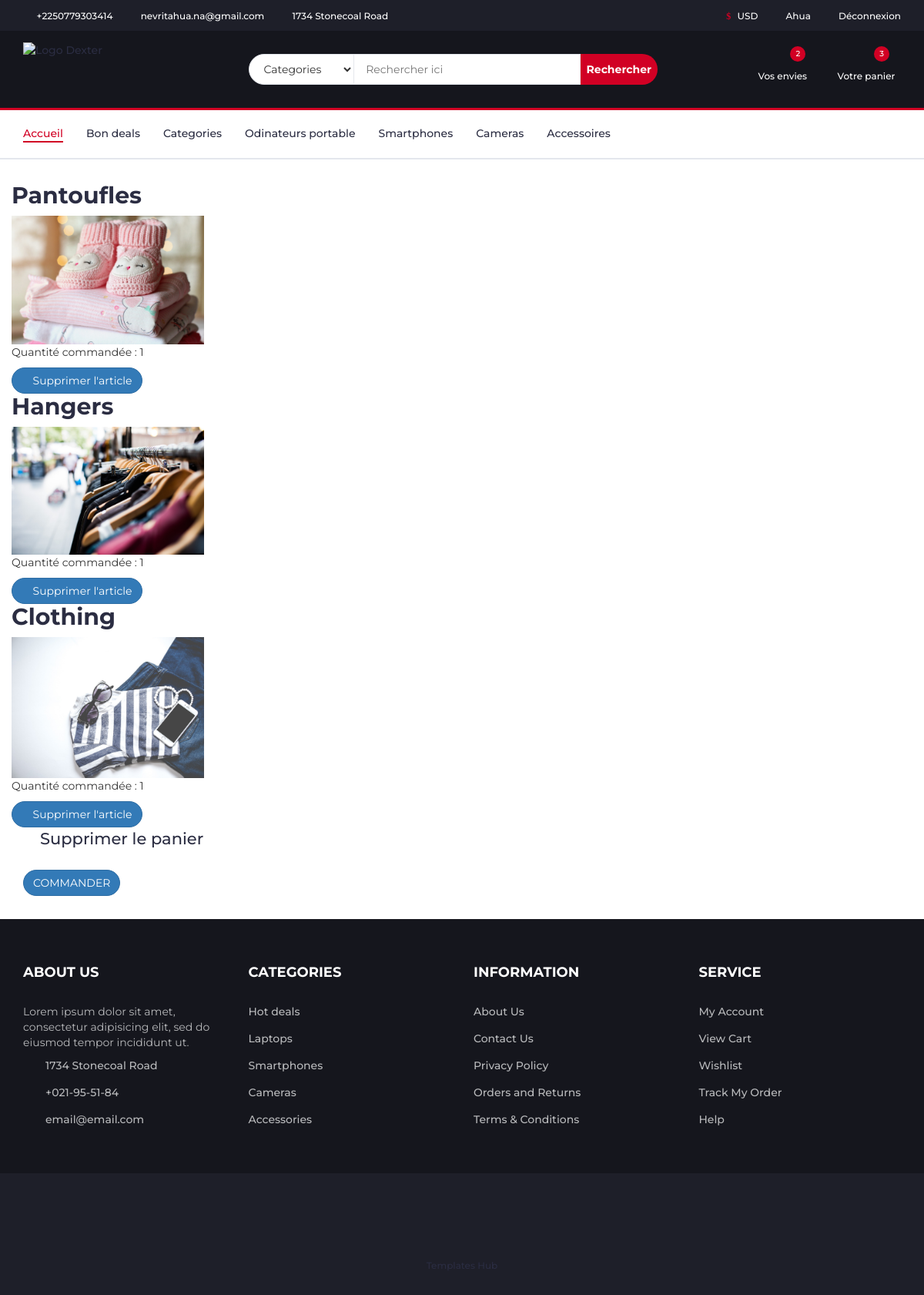
The app's page /cart/ (signed in) with its own data.
### accounts/models.py (models this page shows, shortened)
class Shopper(AbstractBaseUser):
    email = models.EmailField(unique=True)
    last_name = models.CharField("Nom" ,max_length=30)
    first_name = models.CharField("Prénoms", max_length=100)
    telephone = PhoneNumberField()
    gender = models.CharField(max_length=10)
    birthdate = models.DateField(default=timezone.now)
    date_joined = models.DateTimeField(default=timezone.now)
    last_login = models.DateTimeField(default=timezone.now)
    is_admin = models.BooleanField(default=False)
    is_active =  models.BooleanField(default=True)
    is_staff = models.BooleanField(default=False)
    is_superadmin = models.BooleanField(default=False)
    objects = CustomUserManager()
    USERNAME_FIELD = 'email'
    REQUIRED_FIELDS = [
            'last_name',
            'first_name',
            'telephone',
            'gender',
            'birthdate'
    ]
    @property
    def is_staff(self):
        "Is the user a member of staff?"
        return self.is_admin

### store/models.py (models this page shows, shortened)
class Cart(models.Model):
    user = models.OneToOneField(AUTH_USER_MODEL, on_delete=models.CASCADE)
    orders = models.ManyToManyField(Order)
    ordered = models.BooleanField(default = False)
    ordered_date = models.DateTimeField(blank=True, null=True)

class Order(models.Model):
    user = models.ForeignKey(AUTH_USER_MODEL ,on_delete=models.CASCADE)
    product = models.ForeignKey(Product, on_delete=models.CASCADE)
    quantity = models.IntegerField(default=1)
    ordered = models.BooleanField(default=False)

class Product(models.Model):
    name = models.CharField(max_length=50)
    title = models.TextField(max_length=200)
    category = models.ForeignKey(Category, on_delete=models.SET_NULL, null=True, blank=True)
    price = models.FloatField(default=0.0)
    old_price = models.FloatField(default=0.0)
    stock_quantity = models.IntegerField(default=0)
    description = RichTextField(blank=True)
    technical_information = RichTextField(blank=True, default='', verbose_name="Fiche technique")
    image = models.ImageField(upload_to='products', blank=True, null=True)
    slug = AutoSlugField(populate_from=['name'])

### store/views.py (the view)
# urls.py: path('cart/', views.cart, name='cart'),
def cart(request):
    cart = get_object_or_404(Cart, user=request.user)
    return render(request, 'home/page/cart.html', context={"orders" : cart.orders.all()})

### templates/home/page/cart.html (shortened to what this page needs)
{% extends "panel/base.html" %}
{% load static %}
{% block content %}
{% include "panel/header.html" %}
<div class="section">
    <div class="container">
        <div class="row gy-4 align-items-center">
            {% for order in orders %}
            <h2>{{ order.product.name }}</h2>
            <img src="{{ order.product.image.url }}" alt="{{ order.product.name }}" style="max-width: 250px;"> <br />
            <p>Quantité commandée : {{ order.quantity }}</p>
            <form method="POST" action="{% url 'cart-article-delete' slug=order.product.slug %}">
                <button type="submit" class="btn btn-primary mt-5" style="border-radius:20px"><i
                        class="fa-regular fa-trash"></i> Supprimer l'article</span>
                </button>
            </form>
            {% endfor %}
        </div>
        <div>
            <a href="{% url 'cart-delete' %}"><span style="font-size: 1.5em;"><i class="fa-regular fa-trash"></i>
                    Supprimer le panier</span></a>
        </div>
        {% if orders %}
        <div class="btn-commander">
            <a href="{% url 'checkout-pay' %}">
                <span style="font-size: 1em;">
                    <button type="submit" class="btn btn-primary mt-5" style="border-radius:20px">
                        COMMANDER
                    </button>
                </span>
            </a>
        </div>
        {% endif %}
    </div>
</div>
{% include "panel/footer.html" %} {% endblock content %}

### templates/panel/base.html (shortened to what this page needs)
<!doctype html> {% load static %}
<html lang="fr">
<head>
    <link type="text/css" rel="stylesheet" href="{% static 'style/css/bootstrap.min.css' %}" />
    <link type="text/css" rel="stylesheet" href="{% static 'style/css/slick.css' %}" />
    <link type="text/css" rel="stylesheet" href='{% static "style/css/slick-theme.css" %}' />
    <link type="text/css" rel="stylesheet" href='{% static "style/css/nouislider.min.css" %}' />
    <link rel="stylesheet" href='{% static "style/css/font-awesome.min.css" %}'>
    <link href="{% static 'fontawesomefree/css/fontawesome.css' %}" rel="stylesheet" type="text/css">
    <link href="{% static 'fontawesomefree/css/brands.css' %}" rel="stylesheet" type="text/css">
    <link href="{% static 'fontawesomefree/css/solid.css' %}" rel="stylesheet" type="text/css">
    <link type="text/css" rel="stylesheet" href='{% static "style/css/style.css" %}' />
</head>
<body>
    {% block content %} {% endblock content %}
</body>
</html>

### templates/panel/header.html (shortened to what this page needs)
{% load static %}
<header>
    {% if request.path != '/cart/checkout/' %}
        <div id="top-header">
            <div class="container">
                <ul class="header-links pull-left">
                    <li><a href="#"><i class="fa fa-phone"></i> {{ user.telephone }} </a></li>
                    <li><a href="#"><i class="fa fa-envelope-o"></i> {{ user.email }}</a></li>
                    <li><a href="#"><i class="fa fa-map-marker"></i> 1734 Stonecoal Road</a></li>
                </ul>
                <ul class="header-links pull-right">
                    <li><a href="#"><i class="fa fa-dollar"></i> USD</a></li>
                    {% if user.is_authenticated %}
                    <li><a href="{% url 'signin' %}"><i class="fa fa-user-o"></i> {{ user.last_name }} </a></li>
                    <li><a href="{% url 'logout' %}"><i class="fa fa-sign-out"></i> Déconnexion </a></li>
                    {% else %}
                    <li><a href="{% url 'signin' %}"><i class="fa fa-user-o"></i> Se connecter</a></li>
                    {% endif %}
                </ul>
            </div>
        </div>
    {% endif %}
    <div id="header">
        <div class="container">
            <div class="row">
                <div class="col-md-3">
                    <div class="header-logo">
                        <a href="{% url 'accueil' %}" class="logo">
                            <img src='{% static "images/logo.png" %}' alt="Logo Dexter">
                        </a>
                    </div>
                </div>
                {% if request.path != '/cart/checkout/' %}
                    <div class="col-md-6">
                        <div class="header-search">
                            <form>
                                <select class="input-select">
                                    <option value="0">Categories</option>
                                </select>
                                <input class="input" placeholder="Rechercher ici">
                                <button class="search-btn">Rechercher</button>
                            </form>
                        </div>
                    </div>
                {% endif %}
                {% if request.path != '/cart/checkout/' %}
                    <div class="col-md-3 clearfix">
                        <div class="header-ctn">
                            <div>
                                <a href="#">
                                    <i class="fa fa-heart-o"></i>
                                    <span>Vos envies</span>
                                    <div class="qty">2</div>
                                </a>
                            </div>
                            <div>
                                {% if user.cart %}
                                <a href="{% url 'cart' %}">
                                    <i class="fa fa-shopping-cart"></i>
                                    <span>Votre panier</span>
                                    <div class="qty">
                                        {{ user.cart.orders.count }}
                                    </div>
                                </a>
                                {% endif %}
                            </div>
                        </div>
                    </div>
                {% endif %}
            </div>
        </div>
    </div>
</header>
{% include "panel/navigation.html" %}

### templates/panel/navigation.html
{% if request.path != '/cart/checkout/' %}
        <nav id="navigation">
            <div class="container">
                <div id="responsive-nav">
                    <ul class="main-nav nav navbar-nav">
                        <li class="active"><a href="#">Accueil</a></li>
                        <li><a href="#">Bon deals</a></li>
                        <li><a href="#">Categories</a></li>
                        <li><a href="#">Odinateurs portable</a></li>
                        <li><a href="#">Smartphones</a></li>
                        <li><a href="#">Cameras</a></li>
                        <li><a href="#">Accessoires</a></li>
                    </ul>
                </div>
            </div>
        </nav>
{% endif %}

### templates/panel/footer.html (shortened to what this page needs)
{% load static %}
<footer id="footer">
    <div class="section">
        <div class="container">
            <div class="row">
                <div class="col-md-3 col-xs-6">
                    <div class="footer">
                        <h3 class="footer-title">About Us</h3>
                        <p>Lorem ipsum dolor sit amet, consectetur adipisicing elit, sed do eiusmod tempor
                            incididunt ut.</p>
                        <ul class="footer-links">
                            <li><a href="#"><i class="fa fa-map-marker"></i>1734 Stonecoal Road</a></li>
                            <li><a href="#"><i class="fa fa-phone"></i>+021-95-51-84</a></li>
                            <li><a href="#"><i class="fa fa-envelope-o"></i>email@email.com</a></li>
                        </ul>
                    </div>
                </div>
                <div class="col-md-3 col-xs-6">
                    <div class="footer">
                        <h3 class="footer-title">Categories</h3>
                        <ul class="footer-links">
                            <li><a href="#">Hot deals</a></li>
                            <li><a href="#">Laptops</a></li>
                            <li><a href="#">Smartphones</a></li>
                            <li><a href="#">Cameras</a></li>
                            <li><a href="#">Accessories</a></li>
                        </ul>
                    </div>
                </div>
                <div class="col-md-3 col-xs-6">
                    <div class="footer">
                        <h3 class="footer-title">Information</h3>
                        <ul class="footer-links">
                            <li><a href="#">About Us</a></li>
                            <li><a href="#">Contact Us</a></li>
                            <li><a href="#">Privacy Policy</a></li>
                            <li><a href="#">Orders and Returns</a></li>
                            <li><a href="#">Terms & Conditions</a></li>
                        </ul>
                    </div>
                </div>
                <div class="col-md-3 col-xs-6">
                    <div class="footer">
                        <h3 class="footer-title">Service</h3>
                        <ul class="footer-links">
                            <li><a href="#">My Account</a></li>
                            <li><a href="#">View Cart</a></li>
                            <li><a href="#">Wishlist</a></li>
                            <li><a href="#">Track My Order</a></li>
                            <li><a href="#">Help</a></li>
                        </ul>
                    </div>
                </div>
            </div>
        </div>
    </div>
    <div id="bottom-footer" class="section">
        <div class="container">
            <div class="row">
                <div class="col-md-12 text-center">
                    <ul class="footer-payments">
                        <li><a href="#"><i class="fa fa-cc-visa"></i></a></li>
                        <li><a href="#"><i class="fa fa-credit-card"></i></a></li>
                        <li><a href="#"><i class="fa fa-cc-paypal"></i></a></li>
                        <li><a href="#"><i class="fa fa-cc-mastercard"></i></a></li>
                        <li><a href="#"><i class="fa fa-cc-discover"></i></a></li>
                        <li><a href="#"><i class="fa fa-cc-amex"></i></a></li>
                    </ul>
                    <span class="copyright">
                        <a target="_blank" href="https://www.templateshub.net">Templates Hub</a>
                    </span>
                </div>
            </div>
        </div>
    </div>
</footer>

### templates/static/style/css/style.css (style rules this page uses)
body { font-family: 'Montserrat', sans-serif; font-weight: 400; color: #333; }
a { color: #2B2D42; font-weight: 500; -webkit-transition: 0.2s color; transition: 0.2s color; }
ul, ol { margin: 0; padding: 0; list-style: none }
.input { height: 40px; padding: 0px 15px; border: 1px solid #E4E7ED; background-color: #FFF; width: 100%; }
.input-select { padding: 0px 15px; background: #FFF; border: 1px solid #E4E7ED; height: 40px; }
.section { padding-top: 30px; padding-bottom: 30px; }
#top-header { padding-top: 10px; padding-bottom: 10px; background-color: #1E1F29; }
.header-links li { display: inline-block; margin-right: 15px; font-size: 12px; }
.header-links li:last-child { margin-right: 0px; }
.header-links li a { color: #FFF; }
.header-links li i { color: #D10024; margin-right: 5px; }
#header { padding-top: 15px; padding-bottom: 15px; background-color: #15161D; }
.header-logo { float: left; }
.header-logo .logo img { display: block; }
.header-search { padding: 15px 0px; }
.header-search form { position: relative; }
.header-search form .input-select { margin-right: -4px; border-radius: 40px 0px 0px 40px; }
.header-search form .input { width: calc(100% - 260px); margin-right: -4px; }
.header-search form .search-btn { height: 40px; width: 100px; background: #D10024; color: #FFF; font-weight: 700; border: none; border-radius: 0px 40px 40px 0px; }
.header-ctn { float: right; padding: 15px 0px; }
.header-ctn>div { display: inline-block; }
.header-ctn>div+div { margin-left: 15px; }
.header-ctn>div>a { display: block; position: relative; width: 90px; text-align: center; color: #FFF; }
.header-ctn>div>a>i { display: block; font-size: 18px; }
.header-ctn>div>a>span { font-size: 12px; }
.header-ctn>div>a>.qty { position: absolute; right: 15px; top: -10px; width: 20px; height: 20px; line-height: 20px; text-align: center; border-radius: 50%; font-size: 10px; color: #FFF; background-color: #D10024; }
#navigation { background: #FFF; border-bottom: 2px solid #E4E7ED; border-top: 3px solid #D10024; }
.main-nav>li+li { margin-left: 30px }
.main-nav>li>a { padding: 20px 0px; }
.main-nav>li>a:hover, .main-nav>li>a:focus, .main-nav>li.active>a { color: #D10024; background-color: transparent; }
.main-nav>li>a:after { content: ""; display: block; width: 0%; height: 2px; background-color: #D10024; -webkit-transition: 0.2s all; transition: 0.2s all; }
.main-nav>li>a:hover:after, .main-nav>li>a:focus:after, .main-nav>li.active>a:after { width: 100%; }
#footer { background: #15161D; color: #B9BABC; }
#bottom-footer { background: #1E1F29; }
.footer { margin: 30px 0px; }
.footer .footer-title { color: #FFF; text-transform: uppercase; font-size: 18px; margin: 0px 0px 30px; }
.footer-links li+li { margin-top: 15px; }
.footer-links li a { color: #B9BABC; }
.footer-links li i { margin-right: 15px; color: #D10024; width: 14px; text-align: center; }
.copyright { margin-top: 30px; display: block; font-size: 12px; }
.footer-payments li { display: inline-block; margin-right: 5px; }
.footer-payments li a { color: #15161D; font-size: 36px; display: block; }
.btn-commander { margin-top: 25px; }

### records on screen
Shopper: telephone "+2250779303414", email "nevritahua.na@gmail.com", last_name "Ahua", cart.orders.count "3"
Order: product.name "Pantoufles", product.image (picture), quantity "1"
Order: product.name "Hangers", product.image (picture), quantity "1"
Order: product.name "Clothing", product.image (picture), quantity "1"
